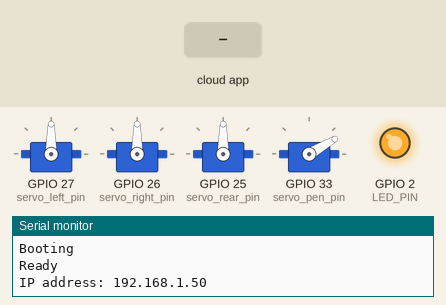
Recording of a sketch running on a simulated ESP32. On the bench: 4 × servo, output pins drawn as LEDs (lit = HIGH), the last lines printed to the serial monitor. Inputs (shaded band) come from the test bench. WiFi joins after 1.5 s; servers stay silent unless stated; the ROS host is connected and sends only what is stated.

Above: at 2.7 s.
2.8 s: the phone or cloud app sets linear.x to -100
At 3.6 s:
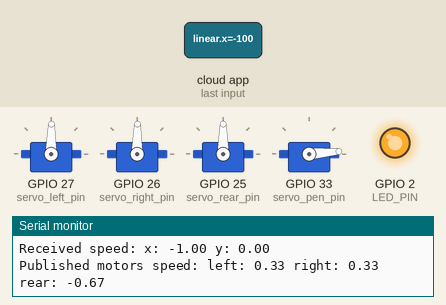
4.3 s: the phone or cloud app sets angular.z to -100
At 6.3 s:
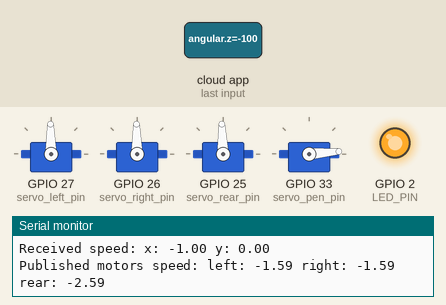
7.3 s: the phone or cloud app sets angular.z to 0
10.3 s: the phone or cloud app sets linear.x to 0
Timing chart, 0 to 16.3 s (numbered marks = the images above; inputs shaded):
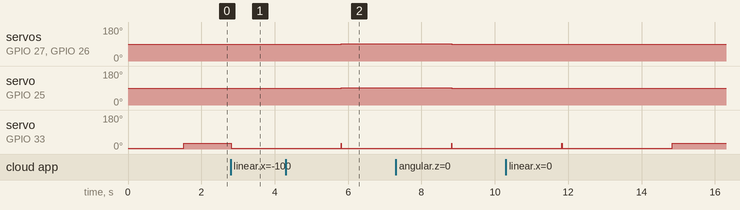

Measured:
- after the input at 2.8 s, servo on GPIO 27 (servo_left_pin), servo on GPIO 26 (servo_right_pin): 90° → 89° at once; servo on GPIO 33 (servo_pen_pin): 30° → 5° at once
- after the input at 4.3 s, servo on GPIO 25 (servo_rear_pin): 90° → 92° after 1.5 s

The sketch:

bot_3_sub_node.ino.ino
```cpp
#include <micro_ros_arduino.h>
#include <Arduino.h>
#include <ESP32Servo.h>
#include <stdio.h>
#include <rcl/rcl.h>
#include <rcl/error_handling.h>
#include <rclc/rclc.h>
#include <rclc/executor.h>
#include <geometry_msgs/msg/twist.h>
#include <WiFi.h>
#include <ESPmDNS.h>
#include <WiFiUdp.h>
#include <ArduinoOTA.h>

const char* ssid = "LOKI";
const char* password = "12345678";
//const char* ssid = "Can you dig it";
//const char* password = "22122212";
// IPAddress local_IP(192, 168, 0, 1);
// IPAddress gateway(192, 168, 232, 255); // 192.168.232.255
// IPAddress subnet(255, 255, 255, 0);

#define servo_rear_pin 25
#define servo_right_pin 26
#define servo_left_pin 27
#define servo_pen_pin 33

struct motor_speed{
  float left, right, rear;
};
typedef struct motor_speed mtr_spd;
mtr_spd motors;

struct vel{
  float x;
  float y;
  float w;
};

typedef struct vel Vel;

Servo servo_left, servo_right, servo_rear;
Servo servo_pen;

int flag = 0;
int omega = 30.0;
double vel_threshold = 60;
int interval = 3000;
int pen_up_angle = 30;
int pen_down_angle = 5;

rcl_subscription_t subscriber;
geometry_msgs__msg__Twist msg;

rclc_executor_t executor;
rclc_support_t support;
rcl_allocator_t allocator;
rcl_node_t node;
rcl_timer_t timer;


#define LED_PIN 2
#define RCCHECK(fn) { rcl_ret_t temp_rc = fn; if((temp_rc != RCL_RET_OK)){error_loop();}}
#define RCSOFTCHECK(fn) { rcl_ret_t temp_rc = fn; if((temp_rc != RCL_RET_OK)){}}


struct twist_message {
    double lin_x;
    double lin_y;
    double lin_z;
    double angle_x;
    double angle_y;
    double angle_z;
};

void error_loop(){
  while(1){
    digitalWrite(LED_PIN, !digitalRead(LED_PIN));
    delay(100);
  }
}


// dir = 0 => max clockwise rotation of servo
// dir = 180 => max counter-clockwise rotation of servo
// dir = 90 => no rotation of servo

void normalize(){
  if (abs(motors.left) > vel_threshold || abs(motors.left) > vel_threshold || abs(motors.left) > vel_threshold){
    float norm = pow(pow(motors.left, 2.0) + pow(motors.right, 2.0) + pow(motors.rear, 2.0), 0.5);
    motors.left *= vel_threshold/norm;
    motors.right *= vel_threshold/norm;
    motors.rear *= vel_threshold/norm;
  }
}
void actuate(mtr_spd motors){

  servo_left.write(90.0-motors.left);
  servo_right.write(90.0-motors.right);
  servo_rear.write(90.0-motors.rear);
}

void inverse_kinematics(Vel goal_vel){

  motors.left =  -1.0/3.0 * goal_vel.x +  5.77350269e-01  * goal_vel.y + 1.92450090 * goal_vel.w;
  motors.right = -1.0/3.0 * goal_vel.x + -5.77350269e-01  * goal_vel.y + 1.92450090 * goal_vel.w;
  motors.rear =   2.0/3.0 * goal_vel.x + .00000000000000  * goal_vel.y + 1.92450090 * goal_vel.w;
  normalize();
  // matrix = np.array([[-1.0, -1.732/3, 1.0],[-1.0, 1.732/3, 1.0],[2.0, 0.0, 1.0]])
  // v1,v2,v3 = matrix @ np.array([[vx],[vy],[vtheta]])
}
void forward(int omega){
  Vel goal_vel = {0, omega, 0};
  inverse_kinematics(goal_vel);
  actuate(motors);
}

void backward(int omega){
  Vel goal_vel = {0, -omega, 0};
  inverse_kinematics(goal_vel);
  actuate(motors);
}

void left(int omega){
  Vel goal_vel = {-omega, 0, 0};
  inverse_kinematics(goal_vel);
  actuate(motors);
}
void right(int omega){
  Vel goal_vel = {omega, 0, 0};
  inverse_kinematics(goal_vel);
  actuate(motors);
}
void clockwise(int omega){
  Vel goal_vel = {0, 0, -omega};
  inverse_kinematics(goal_vel);
  actuate(motors);
}
void anticlockwise(int omega){
  Vel goal_vel = {0, 0, omega};
  inverse_kinematics(goal_vel);
  actuate(motors);
}
void pen_up(){
  servo_pen.write(pen_up_angle);
}
void pen_down(){
  servo_pen.write(pen_down_angle);

}
void stop(){
  servo_left.write(90);
  servo_right.write(90);
  servo_rear.write(90);
  pen_up();
}


void twist_subscription_callback(const void * msgin)
{
    const geometry_msgs__msg__Twist * msg = (const geometry_msgs__msg__Twist *)msgin;

    // Deal with the twist message recieved here
    int current = millis();
    Vel goal_vel;
    goal_vel.x = msg->linear.x;
    goal_vel.y = msg->linear.y;
    goal_vel.w = msg->angular.z;

    pen_down();
    inverse_kinematics(goal_vel);
    actuate(motors);

    Serial.print("Received speed: x: ");
    Serial.print(goal_vel.x);
    Serial.print(" y: ");
    Serial.print(goal_vel.y);
    Serial.println();
    Serial.print("Published motors speed: left: ");
    Serial.print(motors.left);
    Serial.print(" right: ");
    Serial.print(motors.right);
    Serial.print(" rear: ");
    Serial.print(motors.rear);
    Serial.println();

    while((millis()-current)<interval);
//    pen_up();
}


void setup() {
  Serial.begin(115200);
  Serial.println("Booting");
  WiFi.mode(WIFI_STA);
  WiFi.begin(ssid, password);
  while (WiFi.waitForConnectResult() != WL_CONNECTED) {
    Serial.println("Connection Failed! Rebooting...");
    delay(5000);
    ESP.restart();
  }

  // Port defaults to 3232
  // ArduinoOTA.setPort(3232);

  // Hostname defaults to esp3232-[MAC]
  // ArduinoOTA.setHostname("myesp32");

  // No authentication by default
  // ArduinoOTA.setPassword("admin");

  // Password can be set with it's md5 value as well
  // MD5(admin) = 21232f297a57a5a743894a0e4a801fc3
  // ArduinoOTA.setPasswordHash("21232f297a57a5a743894a0e4a801fc3");

  ArduinoOTA
    .onStart([]() {
      String type;
      if (ArduinoOTA.getCommand() == U_FLASH)
        type = "sketch";
      else // U_SPIFFS
        type = "filesystem";

      // NOTE: if updating SPIFFS this would be the place to unmount SPIFFS using SPIFFS.end()
      Serial.println("Start updating " + type);
    })
    .onEnd([]() {
      Serial.println("\nEnd");
    })
    .onProgress([](unsigned int progress, unsigned int total) {
      Serial.printf("Progress: %u%%\r", (progress / (total / 100)));
    })
    .onError([](ota_error_t error) {
      Serial.printf("Error[%u]: ", error);
      if (error == OTA_AUTH_ERROR) Serial.println("Auth Failed");
      else if (error == OTA_BEGIN_ERROR) Serial.println("Begin Failed");
      else if (error == OTA_CONNECT_ERROR) Serial.println("Connect Failed");
      else if (error == OTA_RECEIVE_ERROR) Serial.println("Receive Failed");
      else if (error == OTA_END_ERROR) Serial.println("End Failed");
    });

  ArduinoOTA.begin();

  Serial.println("Ready");
  Serial.print("IP address: ");
  Serial.println(WiFi.localIP());//10.42.0.181

   pinMode(LED_PIN, OUTPUT);
   digitalWrite(LED_PIN, HIGH);

  // Micro-ROS
   set_microros_wifi_transports("LOKI", "12345678", "10.42.0.1", 8888);
   pinMode(LED_PIN, OUTPUT);
   digitalWrite(LED_PIN, HIGH);
//   delay(2000);

   allocator = rcl_get_default_allocator();
   RCCHECK(rclc_support_init(&support, 0, NULL, &allocator));
   RCCHECK(rclc_node_init_default(&node, "hb_bot_3", "", &support));
   RCCHECK(rclc_subscription_init_default(
     &subscriber,
     &node,
     ROSIDL_GET_MSG_TYPE_SUPPORT(geometry_msgs, msg, Twist),
     "/cmd_vel_3"));
   RCCHECK(rclc_executor_init(&executor, &support.context, 1, &allocator));
   RCCHECK(rclc_executor_add_subscription(&executor, &subscriber, &msg, &twist_subscription_callback, ON_NEW_DATA));
//   Serial.println("HI");
/*
#####################################################################
#                         MY CODE                                   #
#####################################################################
*/

  servo_left.attach(servo_left_pin);
  servo_right.attach(servo_right_pin);
  servo_rear.attach(servo_rear_pin);
  servo_pen.attach(servo_pen_pin);
  servo_left.write(90);
  servo_right.write(90);
  servo_rear.write(90);
  pen_down();

}

void loop() {

   ArduinoOTA.handle();
   RCCHECK(rclc_executor_spin_some(&executor, RCL_MS_TO_NS(100)));
//   motors.left = 80;
//   motors.right = -80;
//   motors.rear = 0;
//   actuate(motors);
  stop();
}
```
